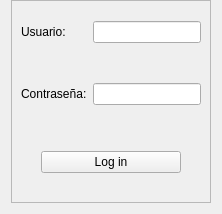
<?xml version="1.0" encoding="UTF-8"?>
<ui version="4.0">
 <class>Form</class>
 <widget class="QWidget" name="Form">
  <property name="geometry">
   <rect>
    <x>0</x>
    <y>0</y>
    <width>321</width>
    <height>447</height>
   </rect>
  </property>
  <property name="sizePolicy">
   <sizepolicy hsizetype="Fixed" vsizetype="Fixed">
    <horstretch>0</horstretch>
    <verstretch>0</verstretch>
   </sizepolicy>
  </property>
  <property name="windowTitle">
   <string>Form</string>
  </property>
  <layout class="QVBoxLayout" name="verticalLayout_3">
   <property name="sizeConstraint">
    <enum>QLayout::SetFixedSize</enum>
   </property>
   <property name="topMargin">
    <number>0</number>
   </property>
   <item>
    <widget class="QFrame" name="frame">
     <property name="frameShape">
      <enum>QFrame::StyledPanel</enum>
     </property>
     <property name="frameShadow">
      <enum>QFrame::Raised</enum>
     </property>
     <layout class="QVBoxLayout" name="verticalLayout_2">
      <property name="topMargin">
       <number>0</number>
      </property>
      <item>
       <widget class="QLabel" name="label">
        <property name="text">
         <string/>
        </property>
        <property name="pixmap">
         <pixmap>../src/logoHGP.ico</pixmap>
        </property>
        <property name="alignment">
         <set>Qt::AlignCenter</set>
        </property>
       </widget>
      </item>
      <item>
       <layout class="QHBoxLayout" name="horizontalLayout">
        <item>
         <layout class="QFormLayout" name="formLayout">
          <property name="verticalSpacing">
           <number>40</number>
          </property>
          <property name="bottomMargin">
           <number>40</number>
          </property>
          <item row="0" column="0">
           <widget class="QLabel" name="usuarioIDLabel">
            <property name="text">
             <string>Usuario:</string>
            </property>
           </widget>
          </item>
          <item row="0" column="1">
           <widget class="QLineEdit" name="usuarioIDLineEdit"/>
          </item>
          <item row="1" column="0">
           <widget class="QLabel" name="contraseALabel">
            <property name="text">
             <string>Contraseña:</string>
            </property>
           </widget>
          </item>
          <item row="1" column="1">
           <widget class="QLineEdit" name="contraseALineEdit">
            <property name="text">
             <string/>
            </property>
            <property name="echoMode">
             <enum>QLineEdit::Password</enum>
            </property>
           </widget>
          </item>
         </layout>
        </item>
       </layout>
      </item>
      <item>
       <layout class="QHBoxLayout" name="horizontalLayout_2">
        <item>
         <spacer name="horizontalSpacer">
          <property name="orientation">
           <enum>Qt::Horizontal</enum>
          </property>
          <property name="sizeType">
           <enum>QSizePolicy::Minimum</enum>
          </property>
          <property name="sizeHint" stdset="0">
           <size>
            <width>20</width>
            <height>20</height>
           </size>
          </property>
         </spacer>
        </item>
        <item>
         <widget class="QPushButton" name="btnLogin">
          <property name="text">
           <string>Log in</string>
          </property>
         </widget>
        </item>
        <item>
         <spacer name="horizontalSpacer_2">
          <property name="orientation">
           <enum>Qt::Horizontal</enum>
          </property>
          <property name="sizeType">
           <enum>QSizePolicy::Minimum</enum>
          </property>
          <property name="sizeHint" stdset="0">
           <size>
            <width>20</width>
            <height>20</height>
           </size>
          </property>
         </spacer>
        </item>
       </layout>
      </item>
      <item>
       <spacer name="verticalSpacer">
        <property name="orientation">
         <enum>Qt::Vertical</enum>
        </property>
        <property name="sizeType">
         <enum>QSizePolicy::Fixed</enum>
        </property>
        <property name="sizeHint" stdset="0">
         <size>
          <width>20</width>
          <height>20</height>
         </size>
        </property>
       </spacer>
      </item>
     </layout>
    </widget>
   </item>
  </layout>
 </widget>
 <resources/>
 <connections/>
</ui>
